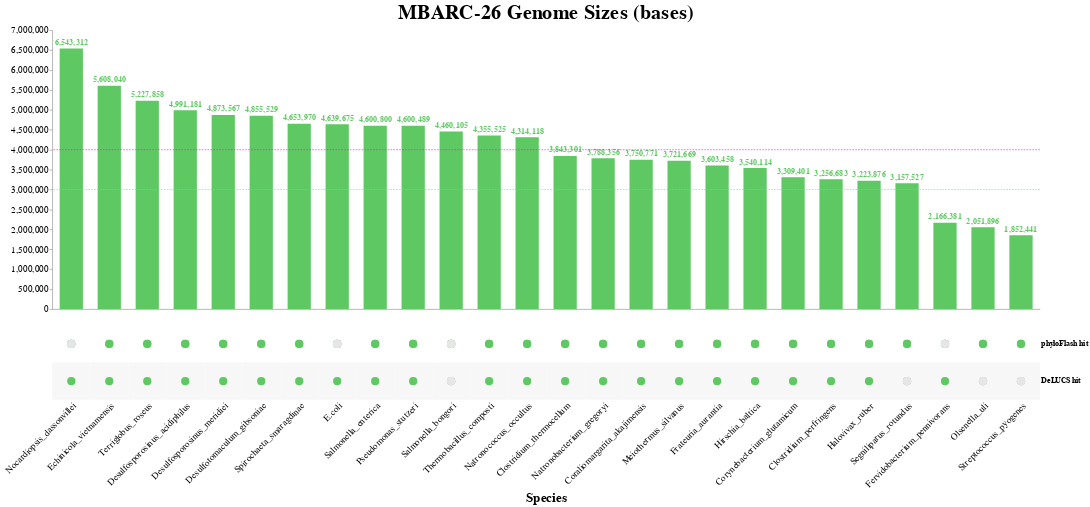

Notebook source saved alongside this figure:
### Code cell
# combine all charts to make final upset plot
upset_plot = alt.hconcat(
    vertical_bar_chart,
)

upset_plot = alt.vconcat(
    upset_plot,
    matrix_view
)

# final graph settings tuning
upset_plot.configure_view(
    stroke=None
).configure_axis(
    titleFontSize=matrix_title_size,
    labelFontSize=matrix_label_size
).configure_title(
    fontSize=vertical_bar_title_font_size
)

### Figure 1 — Vega-Lite specification as saved in the notebook (floating-point values rounded to 4 significant figures)
{"config": {"view": {"continuousWidth": 400, "continuousHeight": 300, "stroke": null}, "axis": {"labelFontSize": 13, "titleFontSize": 23}, "title": {"fontSize": 35}}, "vconcat": [{"hconcat": [{"layer": [{"mark": {"type": "bar", "color": "#3b528b", "size": 40}, "encoding": {"color": {"condition": {"value": "#3b528b", "selection": {"not": "selector016"}}, "value": "#5ec962"}, "tooltip": [{"field": "Whole Genome", "title": "Size", "type": "quantitative"}], "x": {"axis": {"domain": true, "grid": false, "labels": false, "ticks": false}, "field": "Species", "scale": {"type": "linear"}, "sort": {"field": "Whole Genome", "order": "descending"}, "title": null, "type": "nominal"}, "y": {"axis": {"grid": false, "labelFontSize": 16, "orient": "left", "tickCount": 10}, "field": "Whole Genome", "scale": {"type": "linear"}, "title": null, "type": "quantitative"}}, "height": 480.0, "selection": {"selector016": {"type": "multi", "on": "mouseover", "fields": ["Species"]}}, "title": "MBARC-26 Genome Sizes (bases)", "width": 1700}, {"mark": {"type": "text", "color": "#3b528b", "dy": -10, "fontWeight": "bold", "size": 14}, "encoding": {"color": {"condition": {"value": "#3b528b", "selection": {"not": "selector016"}}, "value": "#5ec962"}, "text": {"field": "Whole Genome", "format": ",.0f", "type": "quantitative"}, "tooltip": [{"field": "Whole Genome", "title": "Size", "type": "quantitative"}], "x": {"axis": {"domain": true, "grid": false, "labels": false, "ticks": false}, "field": "Species", "scale": {"type": "linear"}, "sort": {"field": "Whole Genome", "order": "descending"}, "title": null, "type": "nominal"}, "y": {"axis": {"grid": false, "labelFontSize": 16, "orient": "left", "tickCount": 10}, "field": "Whole Genome", "scale": {"type": "linear"}, "title": null, "type": "quantitative"}}, "height": 480.0, "title": "MBARC-26 Genome Sizes (bases)", "width": 1700}, {"data": {"name": "data-143f6bd213e88c60ddd14c2d97ff5013"}, "mark": {"type": "rule", "color": "cyan", "strokeDash": [3, 2]}, "encoding": {"y": {"field": "y", "type": "quantitative"}}}, {"data": {"name": "data-775f28a6688f6d0e43c09ad7e7d9f38e"}, "mark": {"type": "rule", "color": "magenta", "strokeDash": [3, 2]}, "encoding": {"y": {"field": "y", "type": "quantitative"}}}]}], "data": {"name": "data-c50b1f6e478af15924a901fac28654a9"}}, {"layer": [{"mark": {"type": "circle", "opacity": 1, "size": 200}, "encoding": {"color": {"condition": {"field": "value", "legend": null, "scale": {"domain": [0, 1], "range": ["#440154", "#440154"]}, "type": "nominal", "selection": {"not": "selector018"}}, "value": "#5ec962"}, "x": {"axis": {"domain": false, "grid": false, "labelAngle": -45, "labelFontSize": 16, "labelFontWeight": "normal", "labelLimit": 10000, "ticks": false}, "field": "Species", "sort": null, "title": "Species", "type": "nominal"}, "y": {"axis": {"domain": false, "grid": false, "labelFontWeight": "bold", "orient": "right", "ticks": false}, "field": "key", "sort": ["phyloFlash hit", "DeLUCS hit"], "title": null, "type": "nominal"}}, "height": 128.0, "selection": {"selector016": {"type": "multi", "on": "mouseover", "fields": ["Species"]}, "selector018": {"type": "multi", "on": "mouseover", "fields": ["Species", "value"]}}, "transform": [{"fold": ["phyloFlash hit", "DeLUCS hit"]}], "width": 1700}, {"mark": "rect", "encoding": {"color": {"value": "#F7F7F7"}, "x": {"axis": {"domain": false, "grid": false, "labelAngle": -45, "labelFontSize": 16, "labelFontWeight": "normal", "labelLimit": 10000, "ticks": false}, "field": "Species", "sort": null, "title": "Species", "type": "nominal"}, "y": {"axis": {"domain": false, "grid": false, "labelFontWeight": "bold", "orient": "right", "ticks": false}, "field": "key", "sort": ["phyloFlash hit", "DeLUCS hit"], "title": null, "type": "nominal"}}, "height": 128.0, "transform": [{"fold": ["phyloFlash hit", "DeLUCS hit"]}, {"filter": "(datum.key === 'DeLUCS hit')"}], "width": 1700}, {"mark": {"type": "circle", "opacity": 1, "size": 200}, "encoding": {"color": {"condition": {"field": "value", "legend": null, "scale": {"domain": [0, 1], "range": ["#440154", "#440154"]}, "type": "nominal", "selection": {"not": "selector018"}}, "value": "#5ec962"}, "x": {"axis": {"domain": false, "grid": false, "labelAngle": -45, "labelFontSize": 16, "labelFontWeight": "normal", "labelLimit": 10000, "ticks": false}, "field": "Species", "sort": null, "title": "Species", "type": "nominal"}, "y": {"axis": {"domain": false, "grid": false, "labelFontWeight": "bold", "orient": "right", "ticks": false}, "field": "key", "sort": ["phyloFlash hit", "DeLUCS hit"], "title": null, "type": "nominal"}}, "height": 128.0, "transform": [{"fold": ["phyloFlash hit", "DeLUCS hit"]}], "width": 1700}, {"mark": {"type": "circle", "opacity": 1, "size": 230}, "encoding": {"color": {"value": "#E6E6E6"}, "x": {"axis": {"domain": false, "grid": false, "labelAngle": -45, "labelFontSize": 16, "labelFontWeight": "normal", "labelLimit": 10000, "ticks": false}, "field": "Species", "sort": null, "title": "Species", "type": "nominal"}, "y": {"axis": {"domain": false, "grid": false, "labelFontWeight": "bold", "orient": "right", "ticks": false}, "field": "key", "sort": ["phyloFlash hit", "DeLUCS hit"], "title": null, "type": "nominal"}}, "height": 128.0, "transform": [{"fold": ["phyloFlash hit", "DeLUCS hit"]}, {"filter": "(datum['value'] === 0)"}], "width": 1700}], "data": {"name": "data-c50b1f6e478af15924a901fac28654a9"}}], "$schema": "https://vega.github.io/schema/vega-lite/v4.17.0.json", "datasets": {"data-c50b1f6e478af15924a901fac28654a9": [{"Species": "Nocardiopsis_dassonvillei", "Whole Genome": 6543312, "16S": 7645, "phyloFlash hit": 0, "DeLUCS hit": 1}, {"Species": "Echinicola_vietnamensis", "Whole Genome": 5608040, "16S": 6076, "phyloFlash hit": 1, "DeLUCS hit": 1}, {"Species": "Terriglobus_roseus", "Whole Genome": 5227858, "16S": 2996, "phyloFlash hit": 1, "DeLUCS hit": 1}, {"Species": "Desulfosporosinus_acidiphilus", "Whole Genome": 4991181, "16S": 3130, "phyloFlash hit": 1, "DeLUCS hit": 1}, {"Species": "Desulfosporosinus_meridiei", "Whole Genome": 4873567, "16S": 17217, "phyloFlash hit": 1, "DeLUCS hit": 1}, {"Species": "Desulfotomaculum_gibsoniae", "Whole Genome": 4855529, "16S": 12394, "phyloFlash hit": 1, "DeLUCS hit": 1}, {"Species": "Spirochaeta_smaragdinae", "Whole Genome": 4653970, "16S": 3079, "phyloFlash hit": 1, "DeLUCS hit": 1}, {"Species": "E.coli", "Whole Genome": 4639675, "16S": 10766, "phyloFlash hit": 0, "DeLUCS hit": 1}, {"Species": "Salmonella_enterica", "Whole Genome": 4600800, "16S": 10766, "phyloFlash hit": 1, "DeLUCS hit": 1}, {"Species": "Pseudomonas_stutzeri", "Whole Genome": 4600489, "16S": 6127, "phyloFlash hit": 1, "DeLUCS hit": 1}, {"Species": "Salmonella_bongori", "Whole Genome": 4460105, "16S": 10766, "phyloFlash hit": 0, "DeLUCS hit": 0}, {"Species": "Thermobacillus_composti", "Whole Genome": 4355525, "16S": 8015, "phyloFlash hit": 1, "DeLUCS hit": 1}, {"Species": "Natronococcus_occultus", "Whole Genome": 4314118, "16S": 5852, "phyloFlash hit": 1, "DeLUCS hit": 1}, {"Species": "Clostridium_thermocellum", "Whole Genome": 3843301, "16S": 6104, "phyloFlash hit": 1, "DeLUCS hit": 1}, {"Species": "Natronobacterium_gregoryi", "Whole Genome": 3788356, "16S": 4392, "phyloFlash hit": 1, "DeLUCS hit": 1}, {"Species": "Coraliomargarita_akajimensis", "Whole Genome": 3750771, "16S": 3102, "phyloFlash hit": 1, "DeLUCS hit": 1}, {"Species": "Meiothermus_silvanus", "Whole Genome": 3721669, "16S": 2980, "phyloFlash hit": 1, "DeLUCS hit": 1}, {"Species": "Frateuria_aurantia", "Whole Genome": 3603458, "16S": 6164, "phyloFlash hit": 1, "DeLUCS hit": 1}, {"Species": "Hirschia_baltica", "Whole Genome": 3540114, "16S": 2889, "phyloFlash hit": 1, "DeLUCS hit": 1}, {"Species": "Corynebacterium_glutamicum", "Whole Genome": 3309401, "16S": 9127, "phyloFlash hit": 1, "DeLUCS hit": 1}, {"Species": "Clostridium_perfringens", "Whole Genome": 3256683, "16S": 12080, "phyloFlash hit": 1, "DeLUCS hit": 1}, {"Species": "Halovivax_ruber", "Whole Genome": 3223876, "16S": 2932, "phyloFlash hit": 1, "DeLUCS hit": 1}, {"Species": "Segniliparus_rotundus", "Whole Genome": 3157527, "16S": 1513, "phyloFlash hit": 1, "DeLUCS hit": 0}, {"Species": "Fervidobacterium_pennivorans", "Whole Genome": 2166381, "16S": 2658, "phyloFlash hit": 0, "DeLUCS hit": 1}, {"Species": "Olsenella_uli", "Whole Genome": 2051896, "16S": 1511, "phyloFlash hit": 1, "DeLUCS hit": 0}, {"Species": "Streptococcus_pyogenes", "Whole Genome": 1852441, "16S": 9271, "phyloFlash hit": 1, "DeLUCS hit": 0}], "data-143f6bd213e88c60ddd14c2d97ff5013": [{"y": 3000000}], "data-775f28a6688f6d0e43c09ad7e7d9f38e": [{"y": 4000000}]}}
